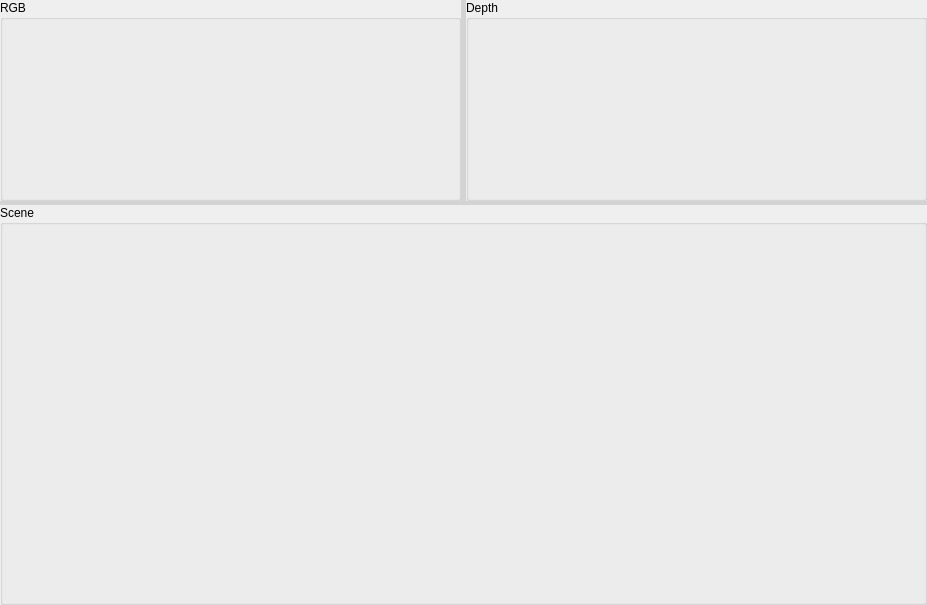
<?xml version="1.0" encoding="UTF-8"?>
<ui version="4.0">
 <class>RegistrationViewer</class>
 <widget class="QWidget" name="RegistrationViewer">
  <property name="geometry">
   <rect>
    <x>0</x>
    <y>0</y>
    <width>927</width>
    <height>605</height>
   </rect>
  </property>
  <property name="minimumSize">
   <size>
    <width>0</width>
    <height>0</height>
   </size>
  </property>
  <property name="windowTitle">
   <string>Registration Viewer</string>
  </property>
  <property name="autoFillBackground">
   <bool>false</bool>
  </property>
  <layout class="QVBoxLayout" name="verticalLayout">
   <property name="leftMargin">
    <number>0</number>
   </property>
   <property name="topMargin">
    <number>0</number>
   </property>
   <property name="rightMargin">
    <number>0</number>
   </property>
   <property name="bottomMargin">
    <number>0</number>
   </property>
   <item>
    <widget class="QSplitter" name="splitterVertical">
     <property name="autoFillBackground">
      <bool>false</bool>
     </property>
     <property name="styleSheet">
      <string notr="true">QSplitter::handle {background-color: lightGray}</string>
     </property>
     <property name="orientation">
      <enum>Qt::Vertical</enum>
     </property>
     <widget class="QSplitter" name="splitterHorizontal">
      <property name="sizePolicy">
       <sizepolicy hsizetype="Preferred" vsizetype="Preferred">
        <horstretch>0</horstretch>
        <verstretch>0</verstretch>
       </sizepolicy>
      </property>
      <property name="minimumSize">
       <size>
        <width>0</width>
        <height>0</height>
       </size>
      </property>
      <property name="autoFillBackground">
       <bool>false</bool>
      </property>
      <property name="orientation">
       <enum>Qt::Horizontal</enum>
      </property>
      <property name="handleWidth">
       <number>5</number>
      </property>
      <widget class="QGroupBox" name="groupBox">
       <property name="minimumSize">
        <size>
         <width>0</width>
         <height>200</height>
        </size>
       </property>
       <property name="title">
        <string>RGB</string>
       </property>
       <property name="flat">
        <bool>true</bool>
       </property>
       <layout class="QGridLayout" name="gridLayout">
        <property name="leftMargin">
         <number>0</number>
        </property>
        <property name="topMargin">
         <number>0</number>
        </property>
        <property name="rightMargin">
         <number>0</number>
        </property>
        <property name="bottomMargin">
         <number>0</number>
        </property>
        <item row="0" column="0">
         <widget class="QLabel" name="labelRGB">
          <property name="minimumSize">
           <size>
            <width>320</width>
            <height>240</height>
           </size>
          </property>
          <property name="text">
           <string/>
          </property>
         </widget>
        </item>
       </layout>
      </widget>
      <widget class="QGroupBox" name="groupBox2">
       <property name="minimumSize">
        <size>
         <width>0</width>
         <height>200</height>
        </size>
       </property>
       <property name="title">
        <string>Depth</string>
       </property>
       <property name="flat">
        <bool>true</bool>
       </property>
       <layout class="QGridLayout" name="gridLayout_2">
        <property name="leftMargin">
         <number>0</number>
        </property>
        <property name="topMargin">
         <number>0</number>
        </property>
        <property name="rightMargin">
         <number>0</number>
        </property>
        <property name="bottomMargin">
         <number>0</number>
        </property>
        <item row="0" column="0">
         <widget class="QLabel" name="labelDepth">
          <property name="minimumSize">
           <size>
            <width>320</width>
            <height>240</height>
           </size>
          </property>
          <property name="text">
           <string/>
          </property>
         </widget>
        </item>
       </layout>
      </widget>
     </widget>
     <widget class="QGroupBox" name="groupBoxScene">
      <property name="minimumSize">
       <size>
        <width>0</width>
        <height>400</height>
       </size>
      </property>
      <property name="title">
       <string>Scene</string>
      </property>
      <layout class="QVBoxLayout" name="verticalLayout_2">
       <property name="leftMargin">
        <number>0</number>
       </property>
       <property name="topMargin">
        <number>0</number>
       </property>
       <property name="rightMargin">
        <number>0</number>
       </property>
       <property name="bottomMargin">
        <number>0</number>
       </property>
       <item>
        <widget class="QVTKWidget" name="qvtkWidget">
         <property name="sizePolicy">
          <sizepolicy hsizetype="Preferred" vsizetype="Expanding">
           <horstretch>0</horstretch>
           <verstretch>1</verstretch>
          </sizepolicy>
         </property>
         <property name="minimumSize">
          <size>
           <width>0</width>
           <height>0</height>
          </size>
         </property>
        </widget>
       </item>
      </layout>
     </widget>
    </widget>
   </item>
  </layout>
 </widget>
 <customwidgets>
  <customwidget>
   <class>QVTKWidget</class>
   <extends>QWidget</extends>
   <header>QVTKWidget.h</header>
  </customwidget>
 </customwidgets>
 <resources/>
 <connections>
  <connection>
   <sender>splitterHorizontal</sender>
   <signal>splitterMoved(int,int)</signal>
   <receiver>RegistrationViewer</receiver>
   <slot>onSplitterHorizontalMoved(int,int)</slot>
   <hints>
    <hint type="sourcelabel">
     <x>463</x>
     <y>126</y>
    </hint>
    <hint type="destinationlabel">
     <x>463</x>
     <y>295</y>
    </hint>
   </hints>
  </connection>
  <connection>
   <sender>splitterVertical</sender>
   <signal>splitterMoved(int,int)</signal>
   <receiver>RegistrationViewer</receiver>
   <slot>onSplitterVerticalMoved(int,int)</slot>
   <hints>
    <hint type="sourcelabel">
     <x>463</x>
     <y>279</y>
    </hint>
    <hint type="destinationlabel">
     <x>463</x>
     <y>279</y>
    </hint>
   </hints>
  </connection>
 </connections>
 <slots>
  <slot>onSplitterVerticalMoved(int,int)</slot>
  <slot>onSplitterHorizontalMoved(int,int)</slot>
 </slots>
</ui>
